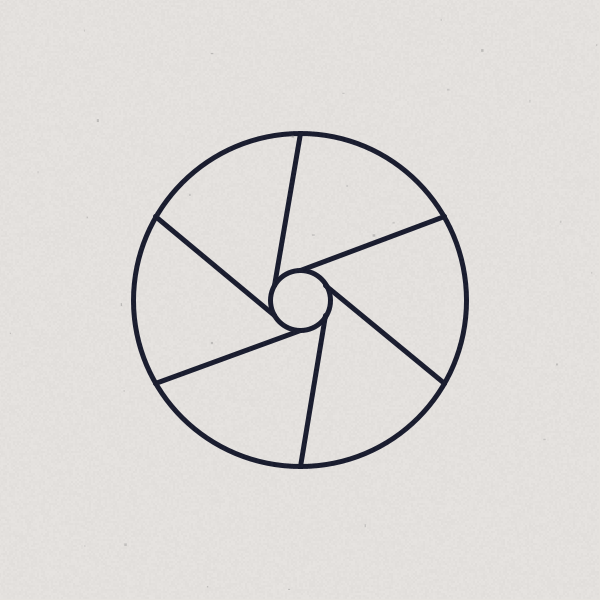
Frame 1 (no input)
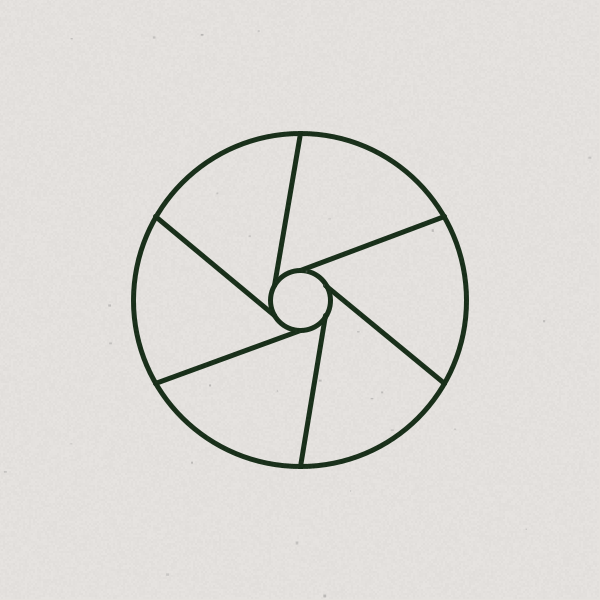
Frame 2 (the mouse pressed at the canvas centre, redrawn once)

The Processing sketch that drew these frames (run headless with seeded random() and noise(); the mouse was pressed at the canvas centre and the sketch redrawn once):

// Processing sketch: corded_aperture
// ── corded_aperture.pde
/////////////////////////// //<>// 
//                       //
//   -~=Manoylov AC=~-   //
//                       //
///////////////////////////
//
// browser version
// Don't use without permission
//
// Based on:
// #37 Son of Ra
// http://geometrydaily.tumblr.com/post/17155048079/37-son-of-ra-a-new-minimal-geometric
//
// Controls:
// MouseClick  - redraw 
//
// Keys:
// X  - add one strip
// Z - remove one strip 
// S - increase aperture
// A - decrease aperture
//
/////////////////////////////////////////////////

int sw = 2;           
int sz = 600;
float diam = 600/1.8;
float start;
int aperture = 60;
int folds = 6;
int num_cords = 10;
float step = diam/num_cords;
int [] ch = { -1, 1 };
float[][] xyArray; // Declare an array
int wdt = 65;

void setup() {
  size(600, 600);
  colorMode(HSB, 100, 100, 100);
  noLoop();
  rectMode(CENTER);
  noStroke();
}

void draw() {

  background(10, 3, 90);
  
  start = diam; 

  float H = random(0, 100);
  float S = random(90, 100);
  float B = 10;
//  float angle = 360/folds;
  float angle = TWO_PI/(float)folds;
  stroke(H,S,B);
  strokeWeight(5);

  xyArray = new float [folds][5]; // Setup the array dimentions
  float radius = diam/2;
  for(int i = 0; i<folds; i++){
    float x = radius*sin(angle*i)+width/2;
    float y = radius*cos(angle*i)+height/2;
    xyArray[i][0] = x; // Store the x1 co-ordinate
    xyArray[i][1] = y; // Store the y1 co-ordinate
    xyArray[i][2] = (aperture/2) * sin(angle*i) + width/2; // Store the x2 co-ordinate
    xyArray[i][3] = (aperture/2) * cos(angle*i) + height/2; // Store the x2 co-ordinate // Store the y2 co-ordinate
    xyArray[i][4] = 0.0;
  }
 
  // Draw the shape
  for(int i=0;i<folds;i++){ 
    float x = xyArray[i][0];
    float y = xyArray[i][1];

    int offset = i + ceil(folds/4); 
    if(folds < 4) {
      offset = i+1;
    }
    
    if(offset >= folds){
      offset = offset - folds;
    }
    
    line(x, y, xyArray[offset][2], xyArray[offset][3]);
    //line(x+20, y, xyArray[offset][2] +20, xyArray[offset][3]);
//    ellipse(x, y, 5, 5);
  }
  stroke(H,S,B);
  strokeWeight(5);
  noFill();
  ellipse(width/2, height/2, (diam), (diam));
  ellipse(width/2, height/2, aperture, aperture);
  
  stroke(10, 3, 90);
  noFill();
  strokeWeight(300);
  // this is masking the strips 
  // outside of the center circle
  // ellipse(width/2, height/2, (diam+sz/2), (diam+sz/2));

  // paper(10);  // browser value
  paper(30);  // normal value
  save("corded_aperture.jpg");
}

void keyPressed() {
  if (key == 'z') {
    folds--;
  }
  if (key == 'x') {
    folds++;
  }
  if (key == 'a') {
    aperture = aperture - 4;
  }
   if (key == 's') {
    aperture = aperture + 4;
  }
  
  folds = constrain(folds, 2, 30);
  step = diam/num_cords;
  redraw();
}

void paper(int in_val) {
  noStroke();
  for (int i = 0; i<width-1; i+=2) {
    for (int j = 0; j<height-1; j+=2) {
      fill(random(85-10, 85+10), in_val);
      rect(i, j, 2, 2);
    }
  }

  for (int i = 0; i<30; i++) {
    fill(random(40, 60), random(in_val*2.5, in_val*3));
    rect(random(0, width-2), random(0, height-2), random(1, 3), random(1, 3));
  }
}
